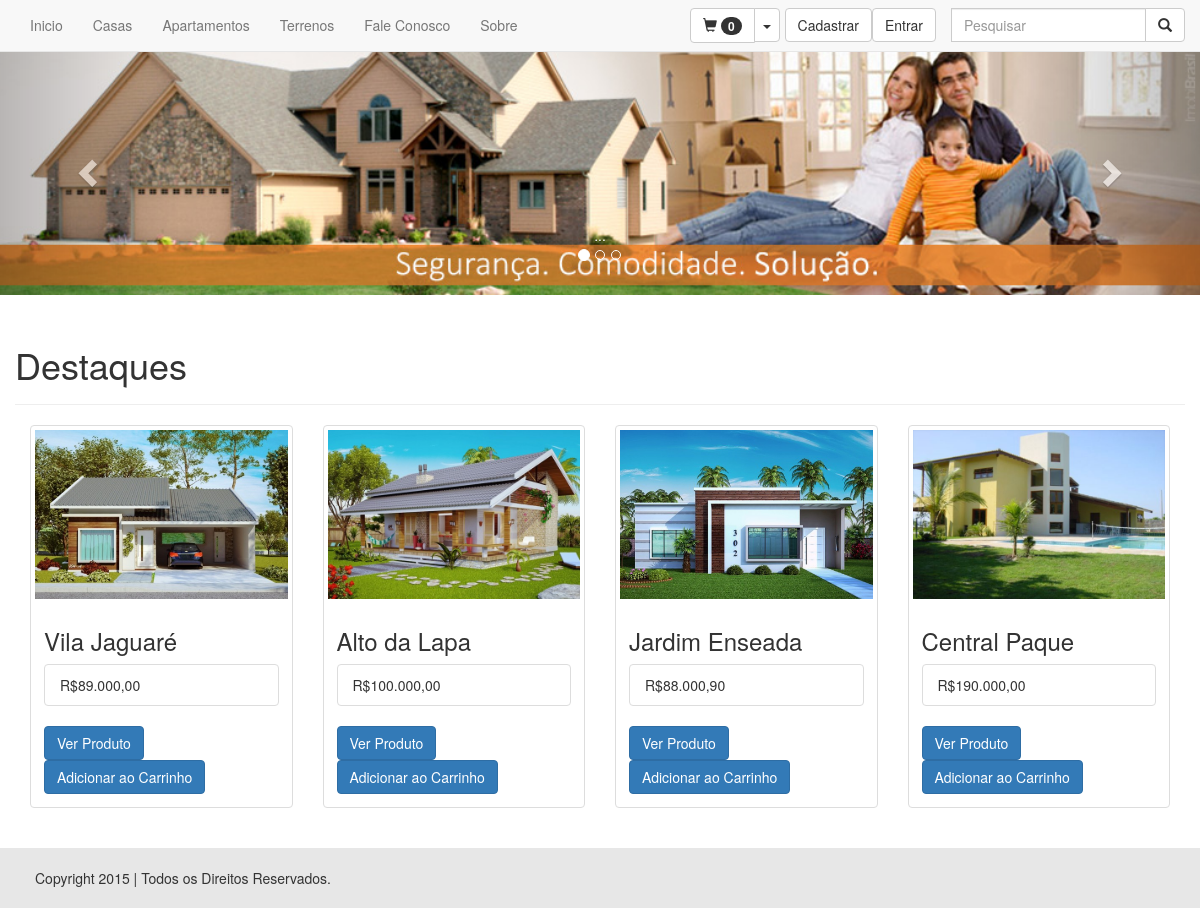
The page / on the database its author committed.
### tables this page shows
CREATE TABLE IF NOT EXISTS `produto` (
  `id` int(11) NOT NULL AUTO_INCREMENT,
  `nome` varchar(45) DEFAULT NULL,
  `preco` float DEFAULT NULL,
  `descricao` varchar(45) DEFAULT NULL,
  `imagem` varchar(45) DEFAULT NULL,
  `tipo` varchar(45) DEFAULT NULL,
  `aluguel` float NOT NULL,
  PRIMARY KEY (`id`)
);

### classes/Produto.class.php (called while the page is built, shortened)
<?php
class Produto extends Conexao{
	private $tipo;
	public function setTipo($tipo){
		$this->tipo = $tipo;
	}
	public function destaque(){
		if(!empty($this->tipo)){
			$sql = "select * from produto where tipo = '".$this->tipo."' limit 4";
			$link = parent::conectar();
			$resp = mysqli_query($link, $sql);
			if($resp){
				if(mysqli_num_rows($resp) > 0){
					$i = 0;
					while($dado=mysqli_fetch_object($resp)){
						$a[$i]["id"] = $dado->id;
						$a[$i]["nome"] = $dado->nome;
						$a[$i]["preco"] = $dado->preco;
						$a[$i]["descricao"] = $dado->descricao;
						$a[$i]["imagem"] = $dado->imagem;
						$a[$i]["tipo"] = $dado->tipo;
						$i++;
					}
					return $a;
				}else{
					return false;
				}
			}else{
				return false;
			}
		}
	}
}
?>

### paginas/home.php (the view, shortened to what this page needs)
		<div class="row">
		<h1>Destaques</h1><hr>
		  <?php
	require_once("classes/Produto.class.php");
	$produto = new Produto();
	$produto->setTipo(1);
	if($produto->destaque()){
		$ap = $produto->destaque();
		foreach($ap as $i => $v){
			echo "<div class=\"col-sm-4 col-md-3\">
					<div class=\"thumbnail\">
					  <img src=\"imagens/casas/".$ap[$i]["imagem"]."\" alt=\"...\">
					  <div class=\"caption\">
						<h3>".$ap[$i]["nome"]."</h3>
						<ul class=\"list-group\">
						  <li class=\"list-group-item\">R$".number_format($ap[$i]["preco"], 2, ',', '.')."</li>
						</ul>
						<a class=\"btn btn-primary\" href=\"?pg=verProduto&id=".$ap[$i]["id"]."\">Ver Produto</a>
						<a class=\"btn btn-primary produto\" id=\"".$ap[$i]["id"]."\">Adicionar ao Carrinho</a>
						</div>
					</div>
				  </div>
				  <div>";
		}
	}else{
		echo"não foi!";
	}
?>
		</div>
			</div>
		</div>
	</div>
</div>

### rows shown on the page
produto: imagem (picture), nome "Vila Jaguaré", preco "89.000,00"
produto: imagem (picture), nome "Alto da Lapa", preco "100.000,00"
produto: imagem (picture), nome "Jardim Enseada", preco "88.000,90"
produto: imagem (picture), nome "Central Paque", preco "190.000,00"

### other values the page prints
count($_SESSION["carrinho"]) "0"
